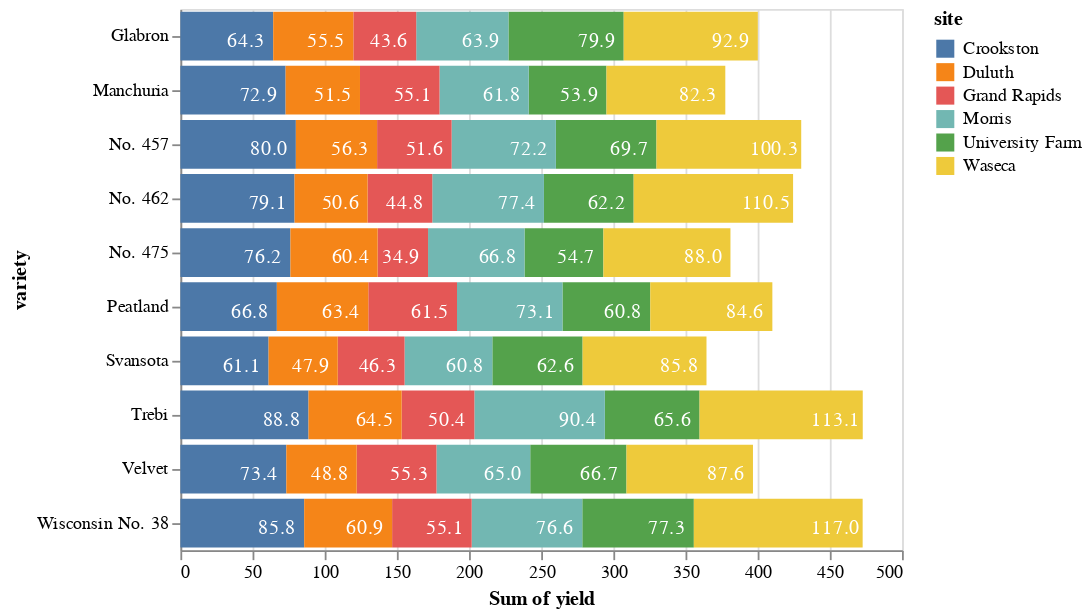

Notebook code cell kept with this figure:
### Code cell
source=data.barley()

bars = alt.Chart(source).mark_bar().encode(
    x=alt.X('sum(yield):Q', stack='zero'),
    y=alt.Y('variety:N'),
    color=alt.Color('site')
)

text = alt.Chart(source).mark_text(dx=-15, dy=3, color='white').encode(
    x=alt.X('sum(yield):Q', stack='zero'),
    y=alt.Y('variety:N'),
    detail='site:N',
    text=alt.Text('sum(yield):Q', format='.1f')
)

bars + text

### Figure 1 — Vega-Lite specification as saved in the notebook (floating-point values rounded to 4 significant figures)
{"$schema": "https://vega.github.io/schema/vega-lite/v3.4.0.json", "config": {"mark": {"tooltip": null}, "view": {"height": 300, "width": 400}}, "data": {"name": "data-093ece8c35bb2d41094cfb6138ec810b"}, "datasets": {"data-093ece8c35bb2d41094cfb6138ec810b": [{"site": "University Farm", "variety": "Manchuria", "year": 1931, "yield": 27}, {"site": "Waseca", "variety": "Manchuria", "year": 1931, "yield": 48.87}, {"site": "Morris", "variety": "Manchuria", "year": 1931, "yield": 27.43}, {"site": "Crookston", "variety": "Manchuria", "year": 1931, "yield": 39.93}, {"site": "Grand Rapids", "variety": "Manchuria", "year": 1931, "yield": 32.97}, {"site": "Duluth", "variety": "Manchuria", "year": 1931, "yield": 28.97}, {"site": "University Farm", "variety": "Glabron", "year": 1931, "yield": 43.07}, {"site": "Waseca", "variety": "Glabron", "year": 1931, "yield": 55.2}, {"site": "Morris", "variety": "Glabron", "year": 1931, "yield": 28.77}, {"site": "Crookston", "variety": "Glabron", "year": 1931, "yield": 38.13}, {"site": "Grand Rapids", "variety": "Glabron", "year": 1931, "yield": 29.13}, {"site": "Duluth", "variety": "Glabron", "year": 1931, "yield": 29.67}, {"site": "University Farm", "variety": "Svansota", "year": 1931, "yield": 35.13}, {"site": "Waseca", "variety": "Svansota", "year": 1931, "yield": 47.33}, {"site": "Morris", "variety": "Svansota", "year": 1931, "yield": 25.77}, {"site": "Crookston", "variety": "Svansota", "year": 1931, "yield": 40.47}, {"site": "Grand Rapids", "variety": "Svansota", "year": 1931, "yield": 29.67}, {"site": "Duluth", "variety": "Svansota", "year": 1931, "yield": 25.7}, {"site": "University Farm", "variety": "Velvet", "year": 1931, "yield": 39.9}, {"site": "Waseca", "variety": "Velvet", "year": 1931, "yield": 50.23}, {"site": "Morris", "variety": "Velvet", "year": 1931, "yield": 26.13}, {"site": "Crookston", "variety": "Velvet", "year": 1931, "yield": 41.33}, {"site": "Grand Rapids", "variety": "Velvet", "year": 1931, "yield": 23.03}, {"site": "Duluth", "variety": "Velvet", "year": 1931, "yield": 26.3}, {"site": "University Farm", "variety": "Trebi", "year": 1931, "yield": 36.57}, {"site": "Waseca", "variety": "Trebi", "year": 1931, "yield": 63.83}, {"site": "Morris", "variety": "Trebi", "year": 1931, "yield": 43.77}, {"site": "Crookston", "variety": "Trebi", "year": 1931, "yield": 46.93}, {"site": "Grand Rapids", "variety": "Trebi", "year": 1931, "yield": 29.77}, {"site": "Duluth", "variety": "Trebi", "year": 1931, "yield": 33.93}, {"site": "University Farm", "variety": "No. 457", "year": 1931, "yield": 43.27}, {"site": "Waseca", "variety": "No. 457", "year": 1931, "yield": 58.1}, {"site": "Morris", "variety": "No. 457", "year": 1931, "yield": 28.7}, {"site": "Crookston", "variety": "No. 457", "year": 1931, "yield": 45.67}, {"site": "Grand Rapids", "variety": "No. 457", "year": 1931, "yield": 32.17}, {"site": "Duluth", "variety": "No. 457", "year": 1931, "yield": 33.6}, {"site": "University Farm", "variety": "No. 462", "year": 1931, "yield": 36.6}, {"site": "Waseca", "variety": "No. 462", "year": 1931, "yield": 65.77}, {"site": "Morris", "variety": "No. 462", "year": 1931, "yield": 30.37}, {"site": "Crookston", "variety": "No. 462", "year": 1931, "yield": 48.57}, {"site": "Grand Rapids", "variety": "No. 462", "year": 1931, "yield": 24.93}, {"site": "Duluth", "variety": "No. 462", "year": 1931, "yield": 28.1}, {"site": "University Farm", "variety": "Peatland", "year": 1931, "yield": 32.77}, {"site": "Waseca", "variety": "Peatland", "year": 1931, "yield": 48.57}, {"site": "Morris", "variety": "Peatland", "year": 1931, "yield": 29.87}, {"site": "Crookston", "variety": "Peatland", "year": 1931, "yield": 41.6}, {"site": "Grand Rapids", "variety": "Peatland", "year": 1931, "yield": 34.7}, {"site": "Duluth", "variety": "Peatland", "year": 1931, "yield": 32}, {"site": "University Farm", "variety": "No. 475", "year": 1931, "yield": 24.67}, {"site": "Waseca", "variety": "No. 475", "year": 1931, "yield": 46.77}, {"site": "Morris", "variety": "No. 475", "year": 1931, "yield": 22.6}, {"site": "Crookston", "variety": "No. 475", "year": 1931, "yield": 44.1}, {"site": "Grand Rapids", "variety": "No. 475", "year": 1931, "yield": 19.7}, {"site": "Duluth", "variety": "No. 475", "year": 1931, "yield": 33.07}, {"site": "University Farm", "variety": "Wisconsin No. 38", "year": 1931, "yield": 39.3}, {"site": "Waseca", "variety": "Wisconsin No. 38", "year": 1931, "yield": 58.8}, {"site": "Morris", "variety": "Wisconsin No. 38", "year": 1931, "yield": 29.47}, {"site": "Crookston", "variety": "Wisconsin No. 38", "year": 1931, "yield": 49.87}, {"site": "Grand Rapids", "variety": "Wisconsin No. 38", "year": 1931, "yield": 34.47}, {"site": "Duluth", "variety": "Wisconsin No. 38", "year": 1931, "yield": 31.6}, {"site": "University Farm", "variety": "Manchuria", "year": 1932, "yield": 26.9}, {"site": "Waseca", "variety": "Manchuria", "year": 1932, "yield": 33.47}, {"site": "Morris", "variety": "Manchuria", "year": 1932, "yield": 34.37}, {"site": "Crookston", "variety": "Manchuria", "year": 1932, "yield": 32.97}, {"site": "Grand Rapids", "variety": "Manchuria", "year": 1932, "yield": 22.13}, {"site": "Duluth", "variety": "Manchuria", "year": 1932, "yield": 22.57}, {"site": "University Farm", "variety": "Glabron", "year": 1932, "yield": 36.8}, {"site": "Waseca", "variety": "Glabron", "year": 1932, "yield": 37.73}, {"site": "Morris", "variety": "Glabron", "year": 1932, "yield": 35.13}, {"site": "Crookston", "variety": "Glabron", "year": 1932, "yield": 26.17}, {"site": "Grand Rapids", "variety": "Glabron", "year": 1932, "yield": 14.43}, {"site": "Duluth", "variety": "Glabron", "year": 1932, "yield": 25.87}, {"site": "University Farm", "variety": "Svansota", "year": 1932, "yield": 27.43}, {"site": "Waseca", "variety": "Svansota", "year": 1932, "yield": 38.5}, {"site": "Morris", "variety": "Svansota", "year": 1932, "yield": 35.03}, {"site": "Crookston", "variety": "Svansota", "year": 1932, "yield": 20.63}, {"site": "Grand Rapids", "variety": "Svansota", "year": 1932, "yield": 16.63}, {"site": "Duluth", "variety": "Svansota", "year": 1932, "yield": 22.23}, {"site": "University Farm", "variety": "Velvet", "year": 1932, "yield": 26.8}, {"site": "Waseca", "variety": "Velvet", "year": 1932, "yield": 37.4}, {"site": "Morris", "variety": "Velvet", "year": 1932, "yield": 38.83}, {"site": "Crookston", "variety": "Velvet", "year": 1932, "yield": 32.07}, {"site": "Grand Rapids", "variety": "Velvet", "year": 1932, "yield": 32.23}, {"site": "Duluth", "variety": "Velvet", "year": 1932, "yield": 22.47}, {"site": "University Farm", "variety": "Trebi", "year": 1932, "yield": 29.07}, {"site": "Waseca", "variety": "Trebi", "year": 1932, "yield": 49.23}, {"site": "Morris", "variety": "Trebi", "year": 1932, "yield": 46.63}, {"site": "Crookston", "variety": "Trebi", "year": 1932, "yield": 41.83}, {"site": "Grand Rapids", "variety": "Trebi", "year": 1932, "yield": 20.63}, {"site": "Duluth", "variety": "Trebi", "year": 1932, "yield": 30.6}, {"site": "University Farm", "variety": "No. 457", "year": 1932, "yield": 26.43}, {"site": "Waseca", "variety": "No. 457", "year": 1932, "yield": 42.2}, {"site": "Morris", "variety": "No. 457", "year": 1932, "yield": 43.53}, {"site": "Crookston", "variety": "No. 457", "year": 1932, "yield": 34.33}, {"site": "Grand Rapids", "variety": "No. 457", "year": 1932, "yield": 19.47}, {"site": "Duluth", "variety": "No. 457", "year": 1932, "yield": 22.7}, {"site": "University Farm", "variety": "No. 462", "year": 1932, "yield": 25.57}, {"site": "Waseca", "variety": "No. 462", "year": 1932, "yield": 44.7}, {"site": "Morris", "variety": "No. 462", "year": 1932, "yield": 47}, {"site": "Crookston", "variety": "No. 462", "year": 1932, "yield": 30.53}, {"site": "Grand Rapids", "variety": "No. 462", "year": 1932, "yield": 19.9}, {"site": "Duluth", "variety": "No. 462", "year": 1932, "yield": 22.5}, {"site": "University Farm", "variety": "Peatland", "year": 1932, "yield": 28.07}, {"site": "Waseca", "variety": "Peatland", "year": 1932, "yield": 36.03}, {"site": "Morris", "variety": "Peatland", "year": 1932, "yield": 43.2}, {"site": "Crookston", "variety": "Peatland", "year": 1932, "yield": 25.23}, {"site": "Grand Rapids", "variety": "Peatland", "year": 1932, "yield": 26.77}, {"site": "Duluth", "variety": "Peatland", "year": 1932, "yield": 31.37}, {"site": "University Farm", "variety": "No. 475", "year": 1932, "yield": 30}, {"site": "Waseca", "variety": "No. 475", "year": 1932, "yield": 41.27}, {"site": "Morris", "variety": "No. 475", "year": 1932, "yield": 44.23}, {"site": "Crookston", "variety": "No. 475", "year": 1932, "yield": 32.13}, {"site": "Grand Rapids", "variety": "No. 475", "year": 1932, "yield": 15.23}, {"site": "Duluth", "variety": "No. 475", "year": 1932, "yield": 27.37}, {"site": "University Farm", "variety": "Wisconsin No. 38", "year": 1932, "yield": 38}, {"site": "Waseca", "variety": "Wisconsin No. 38", "year": 1932, "yield": 58.17}, {"site": "Morris", "variety": "Wisconsin No. 38", "year": 1932, "yield": 47.17}, {"site": "Crookston", "variety": "Wisconsin No. 38", "year": 1932, "yield": 35.9}, {"site": "Grand Rapids", "variety": "Wisconsin No. 38", "year": 1932, "yield": 20.67}, {"site": "Duluth", "variety": "Wisconsin No. 38", "year": 1932, "yield": 29.33}]}, "layer": [{"encoding": {"color": {"field": "site", "type": "nominal"}, "x": {"aggregate": "sum", "field": "yield", "stack": "zero", "type": "quantitative"}, "y": {"field": "variety", "type": "nominal"}}, "mark": "bar"}, {"encoding": {"detail": {"field": "site", "type": "nominal"}, "text": {"aggregate": "sum", "field": "yield", "format": ".1f", "type": "quantitative"}, "x": {"aggregate": "sum", "field": "yield", "stack": "zero", "type": "quantitative"}, "y": {"field": "variety", "type": "nominal"}}, "mark": {"color": "white", "dx": -15, "dy": 3, "type": "text"}}]}
